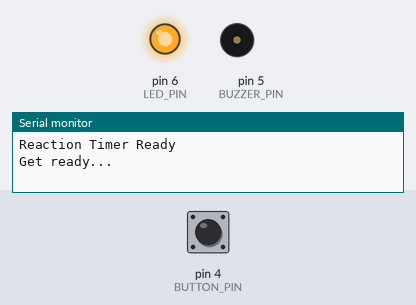
Simulated run of this sketch. Board: Arduino Uno, built with avr-gcc and run on an emulated ATmega328P. On the bench: output pins drawn as LEDs (lit = HIGH), buzzer (waves = sounding), the last lines printed to the serial monitor. The test bench sets the inputs (shaded band); at power-on: pin 4 (BUTTON_PIN) LOW. Random numbers use the default seed unless the sketch sets one.

Above: at 3.9 s.
4.0 s: pin 4 (BUTTON_PIN) pulled HIGH for 0.15 s
At 4.7 s:
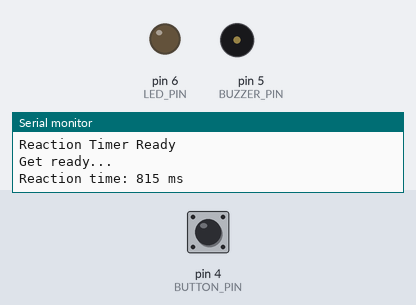
5.6 s: pin 4 (BUTTON_PIN) pulled HIGH for 3.2 s
At 7.06 s:
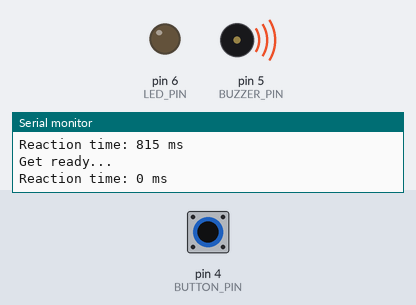
Timing chart, 0 to 13.9 s (numbered marks = the images above; inputs shaded):
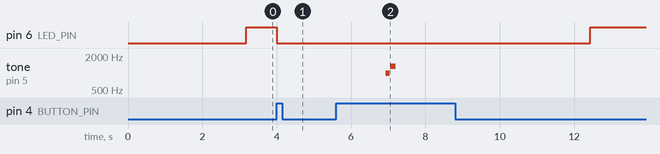

The sketch:

05.loopsAndTime.ino
```cpp
/*
  Author:

  Learning Intention:
  The students will apply loop logic (count, pre-test and post-test loops) and manage
  time responsively with millis() instead of blocking with delay().

  Success Criteria:
    1.  I understand loop logic is repeating (or not) based on a true or false answer
    2.  I can apply comparison operators in count (for) and pre-test (while) loops
    3.  I understand a post-test (do while) loop runs its body at least once
    4.  I can iterate over an array with a for-each loop
    5.  I can detect and fix an infinite loop
    6.  I understand why delay() is blocking and not preferred for time event management
    7.  I can use millis() and binary logic to trigger events by time
    8.  I can seed and generate a random number
    9.  I understand micros() exists for microsecond timing
    10. I can read a simple logic flowchart

  Hardware (Grove cables to the base shield):
    Button module  -> D4
    LED module     -> D6
    Buzzer module  -> D5

  Student Notes:
    See the four loop flowcharts in this folder's Readme.md.

  Optional breadboard reference:
    Bootcamp-workingWithTime.png in this folder.

  Documentation:
    https://www.arduino.cc/reference/en/#structure
    https://www.arduino.cc/reference/en/language/functions/time/millis/
    https://www.arduino.cc/reference/en/language/functions/random-numbers/random/
*/

const int BUTTON_PIN = 4;  // Grove Button on D4
const int BUZZER_PIN = 5;  // Grove Buzzer on D5
const int LED_PIN = 6;     // Grove LED on D6

void setup() {
  Serial.begin(115200);


  pinMode(BUTTON_PIN, INPUT);
  pinMode(BUZZER_PIN, OUTPUT);
  pinMode(LED_PIN, OUTPUT);

  randomSeed(analogRead(A0));  // simple seed source
  Serial.println("Reaction Timer Ready");

}

void loop() {
 // Make sure button is released before a new round
  while (digitalRead(BUTTON_PIN) == HIGH) {
    // wait
  }

  Serial.println("Get ready...");
  delay(random(2000, 5000));  // blocking is fine before timing starts

  digitalWrite(LED_PIN, HIGH);
  unsigned long startTime = millis();

  while (digitalRead(BUTTON_PIN) == LOW) {
    // wait for press (intentional empty loop)
  }

  unsigned long reactionMs = millis() - startTime;
  digitalWrite(LED_PIN, LOW);

  Serial.print("Reaction time: ");
  Serial.print(reactionMs);
  Serial.println(" ms");

  if (reactionMs < 250) {
    tone(BUZZER_PIN, 988, 100);
    delay(120);
    tone(BUZZER_PIN, 1319, 140);
  }

  delay(800);  // brief gap before next round
}
```

Measured:
- after the input at 4.0 s, pin 6 (LED_PIN): HIGH → LOW at once
- after the input at 5.6 s, tone on pin 5 (BUZZER_PIN): silent → 988 Hz after 1.3 s, → silent 0.10 s later, → 1319 Hz 0.02 s later, → silent 0.14 s later
